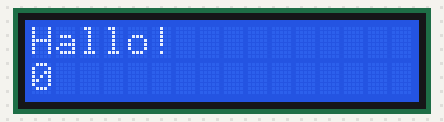
The sketch below on a simulated Arduino Uno, built with avr-gcc and run on an emulated ATmega328P. Parts: 16×2 character LCD.

Above: at 0.1 s.
At 5.2 s:
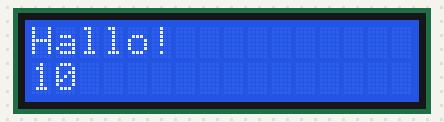
At 9.9 s:
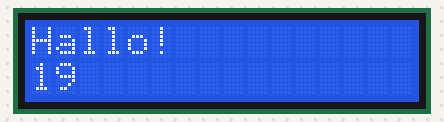
At 19.6 s:
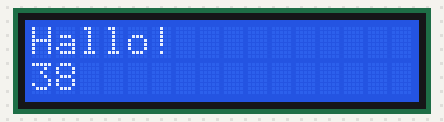
At 29.3 s:
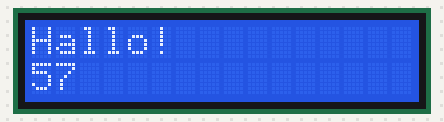
At 39.1 s:
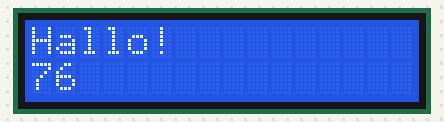

Measured:
- what the display in image 1 shows lasts 0.5 s, from 5.2 s to 5.7 s

The sketch:

LCD.ino
```cpp
#include <Wire.h>
#include <hd44780.h>
#include <hd44780ioClass/hd44780_I2Cexp.h>
#include "SlowSoftI2CMaster.h"


SlowSoftI2CMaster sw(A0, A1, true); // Bruk A0 og A1 som SDA og SCL-porter

hd44780_I2Cexp lcd(0x27, 16, 2);  // Addresse, kolonner, rader
hd44780_I2Cexp lcd2(0x32, 16, 2); // TODO: finn addresse 2


int sekunder;

void setup() {
  sekunder = 0;
  lcd.begin(16, 2);    // Starter LCDen
  lcd.clear();         // LCD.clear() tømmer skjermen og syncer den med arduinoen
  lcd.setBacklight(1); // Lyset som gjør teksten hvit
  lcd.print("Hallo!");
}

void loop() {
  lcd.clear();
  lcd.setBacklight(1);
  lcd.print("Hallo!");
  lcd.setCursor(0, 1);
  lcd.print(sekunder);
  delay(500);
  sekunder += 1;
}
```

SlowSoftI2CMaster.cpp
```cpp
// (licence header left out)
#include "SlowSoftI2CMaster.h"

SlowSoftI2CMaster::SlowSoftI2CMaster(uint8_t sda, uint8_t scl) {
  _sda = sda;
  _scl = scl;
  _pullup = false;
}

SlowSoftI2CMaster::SlowSoftI2CMaster(uint8_t sda, uint8_t scl, bool pullup) {
  _sda = sda;
  _scl = scl;
  _pullup = pullup;
}
// Init function. Needs to be called once in the beginning.
// Returns false if SDA or SCL are low, which probably means
// a I2C bus lockup or that the lines are not pulled up.
bool SlowSoftI2CMaster::i2c_init(void) {
  digitalWrite(_sda, LOW);
  digitalWrite(_scl, LOW);
  setHigh(_sda);
  setHigh(_scl);
  if (digitalRead(_sda) == LOW || digitalRead(_scl) == LOW) return false;
  return true;
}

// Start transfer function: <addr> is the 8-bit I2C address (including the R/W
// bit).
// Return: true if the slave replies with an "acknowledge", false otherwise
bool SlowSoftI2CMaster::i2c_start(uint8_t addr) {
  setLow(_sda);
  delayMicroseconds(DELAY);
  setLow(_scl);
  return i2c_write(addr);
}

// Try to start transfer until an ACK is returned
bool SlowSoftI2CMaster::i2c_start_wait(uint8_t addr) {
  long retry = I2C_MAXWAIT;
  while (!i2c_start(addr)) {
    i2c_stop();
    if (--retry == 0) return false;
  }
  return true;
}

// Repeated start function: After having claimed the bus with a start condition,
// you can address another or the same chip again without an intervening
// stop condition.
// Return: true if the slave replies with an "acknowledge", false otherwise
bool SlowSoftI2CMaster::i2c_rep_start(uint8_t addr) {
  setHigh(_sda);
  setHigh(_scl);
  delayMicroseconds(DELAY);
  return i2c_start(addr);
}

// Issue a stop condition, freeing the bus.
void SlowSoftI2CMaster::i2c_stop(void) {
  setLow(_sda);
  delayMicroseconds(DELAY);
  setHigh(_scl);
  delayMicroseconds(DELAY);
  setHigh(_sda);
  delayMicroseconds(DELAY);
}

// Write one byte to the slave chip that had been addressed
// by the previous start call. <value> is the byte to be sent.
// Return: true if the slave replies with an "acknowledge", false otherwise
bool SlowSoftI2CMaster::i2c_write(uint8_t value) {
  for (uint8_t curr = 0X80; curr != 0; curr >>= 1) {
    if (curr & value) setHigh(_sda); else  setLow(_sda);
    setHigh(_scl);
    delayMicroseconds(DELAY);
    setLow(_scl);
  }
  // get Ack or Nak
  setHigh(_sda);
  setHigh(_scl);
  delayMicroseconds(DELAY/2);
  uint8_t ack = digitalRead(_sda);
  setLow(_scl);
  delayMicroseconds(DELAY/2);
  setLow(_sda);
  return ack == 0;
}

// Read one byte. If <last> is true, we send a NAK after having received
// the byte in order to terminate the read sequence.
uint8_t SlowSoftI2CMaster::i2c_read(bool last) {
  uint8_t b = 0;
  setHigh(_sda);
  for (uint8_t i = 0; i < 8; i++) {
    b <<= 1;
    delayMicroseconds(DELAY);
    setHigh(_scl);
    if (digitalRead(_sda)) b |= 1;
    setLow(_scl);
  }
  if (last) setHigh(_sda); else setLow(_sda);
  setHigh(_scl);
  delayMicroseconds(DELAY/2);
  setLow(_scl);
  delayMicroseconds(DELAY/2);
  setLow(_sda);
  return b;
}

void SlowSoftI2CMaster::setLow(uint8_t pin) {
    noInterrupts();
    if (_pullup)
      digitalWrite(pin, LOW);
    pinMode(pin, OUTPUT);
    interrupts();
}


void SlowSoftI2CMaster::setHigh(uint8_t pin) {
    noInterrupts();
    if (_pullup)
      pinMode(pin, INPUT_PULLUP);
    else
      pinMode(pin, INPUT);
    interrupts();
}
```

SlowSoftI2CMaster.h
```cpp
// (licence header left out)
#ifndef SLOW_SOFT_I2C_MASTER_H
#define SLOW_SOFT_I2C_MASTER_H

#include <Arduino.h>
#include <inttypes.h>

#define I2C_READ 1
#define I2C_WRITE 0
#define DELAY 4 // usec delay
#define BUFFER_LENGTH 32
#define I2C_MAXWAIT 5000

class SlowSoftI2CMaster {
 public:
  SlowSoftI2CMaster(uint8_t sda, uint8_t scl);
  SlowSoftI2CMaster(uint8_t sda, uint8_t scl, bool internal_pullup);
  bool i2c_init(void);
  bool i2c_start(uint8_t addr);
  bool i2c_start_wait(uint8_t addr);
  bool i2c_rep_start(uint8_t addr);
  void i2c_stop(void);
  bool i2c_write(uint8_t value);
  uint8_t i2c_read(bool last);
  bool error;

 private:
  void setHigh(uint8_t pin);
  void setLow(uint8_t pin);
  uint8_t _sda;
  uint8_t _scl;
  bool _pullup;
};

#endif
```
